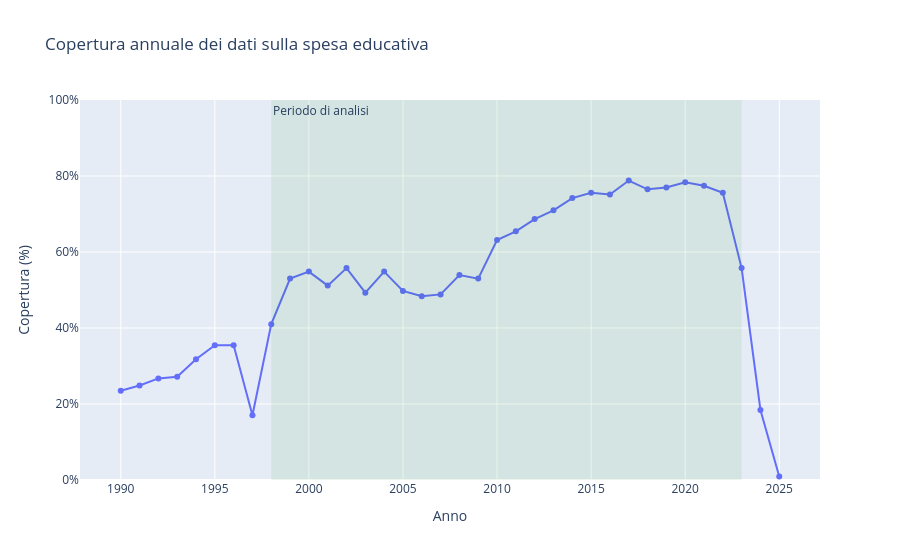

Notebook code cell kept with this figure:
### Markdown cell above
### Copertura annuale della spesa educativa

Calcolo per ogni anno la percentuale di economie per le quali è disponibile
il dato relativo alla spesa educativa in percentuale del PIL.

Il grafico permette di osservare come la copertura cambia nel tempo e di
valutare la scelta del periodo 1998–2023.

### Code cell
#Calcolo il numero totale di economie e il numero di valori disponibili per ogni anno dell'intervallo completo 1990–2025

annual_coverage= education_full.groupby("year").agg(economies_total=("country_code", "nunique"),values_available=("education_spending_pct_gdp", "count")).reset_index()


#Calcolo la percentuale di copertura annuale
annual_coverage["coverage_pct"] = (annual_coverage["values_available"]/ annual_coverage["economies_total"]* 100)


#Creo un grafico interattivo con Plotly Express
fig = px.line(
    annual_coverage,
    x="year",
    y="coverage_pct",
    markers=True,
    labels={
        "year": "Anno",
        "coverage_pct": "Copertura (%)"
    },
    hover_data={
        "year": True,
        "coverage_pct": ":.1f",
        "values_available": True,
        "economies_total": True
    },
    title="Copertura annuale dei dati sulla spesa educativa"
)


#Evidenzio il periodo selezionato per l'analisi
fig.add_vrect(
    x0=1998,
    x1=2023,
    fillcolor="green",
    opacity=0.08,
    line_width=0,
    annotation_text="Periodo di analisi",
    annotation_position="top left"
)

fig.update_yaxes(range=[0, 100],ticksuffix="%")

fig.show()

### Figure 1 — Plotly figure (JSON) as saved in the notebook; plotly's stock layout.template omitted (floating-point values rounded to 4 significant figures)
{"data": [{"customdata": [[51, 217], [54, 217], [58, 217], [59, 217], [69, 217], [77, 217], [77, 217], [37, 217], [89, 217], [115, 217], [119, 217], [111, 217], [121, 217], [107, 217], [119, 217], [108, 217], [105, 217], [106, 217], [117, 217], [115, 217], [137, 217], [142, 217], [149, 217], [154, 217], [161, 217], [164, 217], [163, 217], [171, 217], [166, 217], [167, 217], [170, 217], [168, 217], [164, 217], [121, 217], [40, 217], [2, 217]], "hovertemplate": "Anno=%{x}<br>Copertura (%)=%{y:.1f}<br>values_available=%{customdata[0]}<br>economies_total=%{customdata[1]}<extra></extra>", "legendgroup": "", "line": {"color": "#636efa", "dash": "solid"}, "marker": {"symbol": "circle"}, "mode": "lines+markers", "name": "", "orientation": "v", "showlegend": false, "type": "scatter", "x": [1990, 1991, 1992, 1993, 1994, 1995, 1996, 1997, 1998, 1999, 2000, 2001, 2002, 2003, 2004, 2005, 2006, 2007, 2008, 2009, 2010, 2011, 2012, 2013, 2014, 2015, 2016, 2017, 2018, 2019, 2020, 2021, 2022, 2023, 2024, 2025], "xaxis": "x", "y": [23.5, 24.88, 26.73, 27.19, 31.8, 35.48, 35.48, 17.05, 41.01, 53.0, 54.84, 51.15, 55.76, 49.31, 54.84, 49.77, 48.39, 48.85, 53.92, 53.0, 63.13, 65.44, 68.66, 70.97, 74.19, 75.58, 75.12, 78.8, 76.5, 76.96, 78.34, 77.42, 75.58, 55.76, 18.43, 0.9217], "yaxis": "y"}], "layout": {"annotations": [{"showarrow": false, "text": "Periodo di analisi", "x": 1998, "xanchor": "left", "xref": "x", "y": 1, "yanchor": "top", "yref": "y domain"}], "legend": {"tracegroupgap": 0}, "shapes": [{"fillcolor": "green", "line": {"width": 0}, "opacity": 0.08, "type": "rect", "x0": 1998, "x1": 2023, "xref": "x", "y0": 0, "y1": 1, "yref": "y domain"}], "title": {"text": "Copertura annuale dei dati sulla spesa educativa"}, "xaxis": {"anchor": "y", "domain": [0, 1], "title": {"text": "Anno"}}, "yaxis": {"anchor": "x", "domain": [0, 1], "range": [0, 100], "ticksuffix": "%", "title": {"text": "Copertura (%)"}}}}
